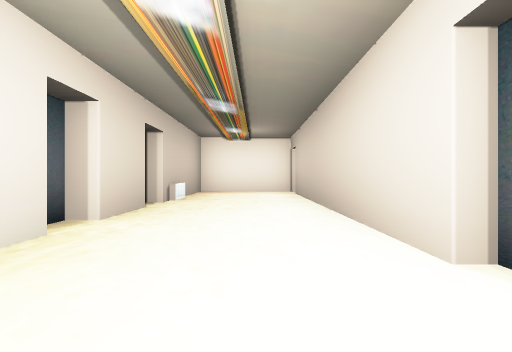
[1] (above)

16 first-person views from a walk through a world built for the Gazebo simulator. The camera is 0.72 m above the floor, looks level and sees 75° across. The floor is counted in squares, 2 m on a side. Each view is taken from the middle of a square. On the plan, view 1 faces up. The plan holds only what a view shows up to about 9 squares ahead; the rest is blank.

[2]
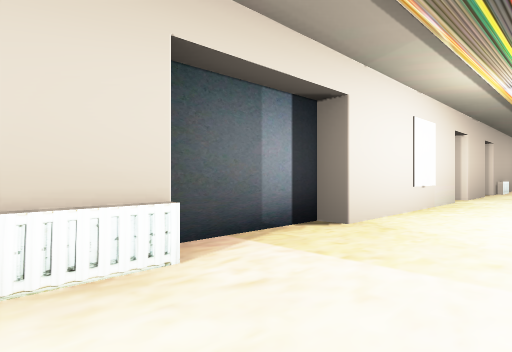

[3]
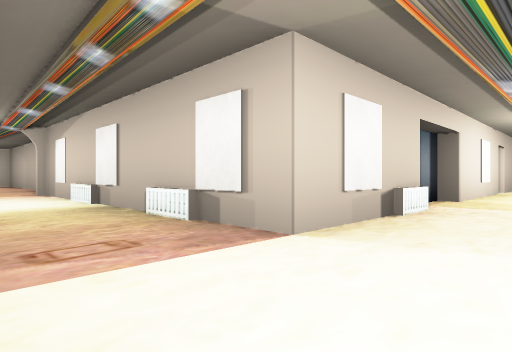

[4]
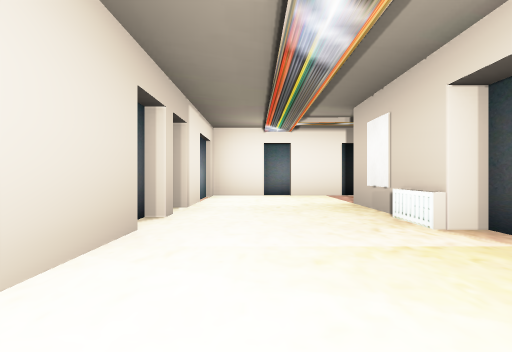

[5]
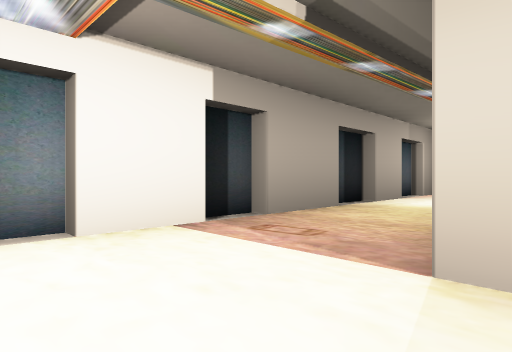

[6]
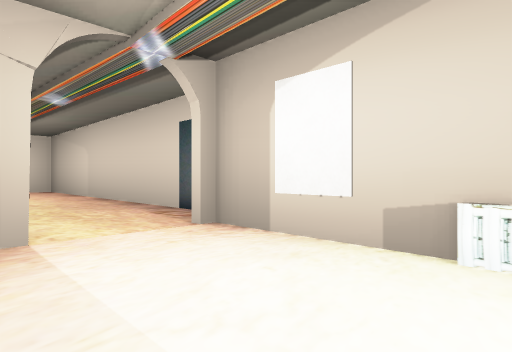

[7]
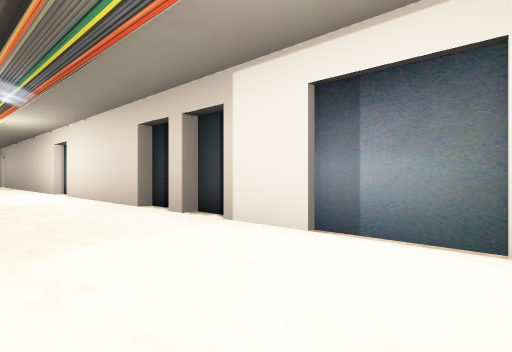

[8]
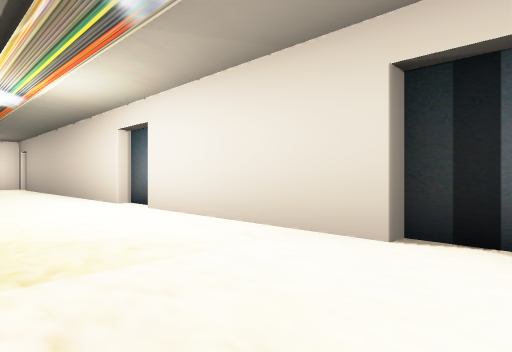

[9]
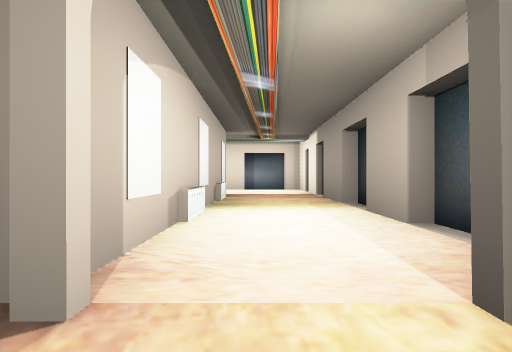

[10]
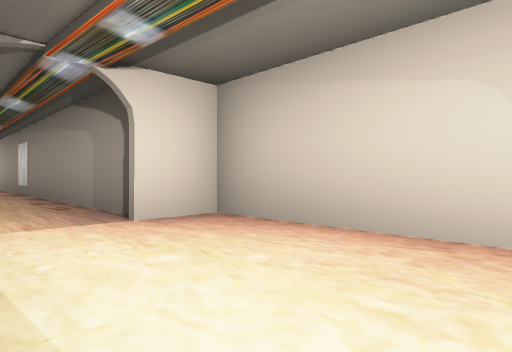

[11]
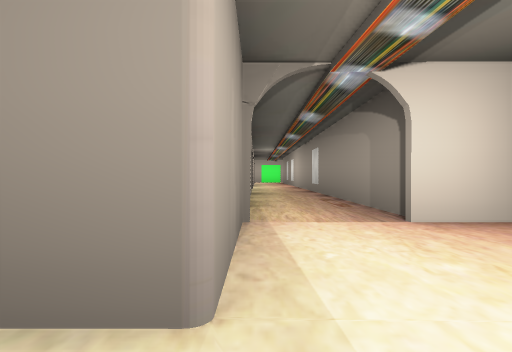

[12]
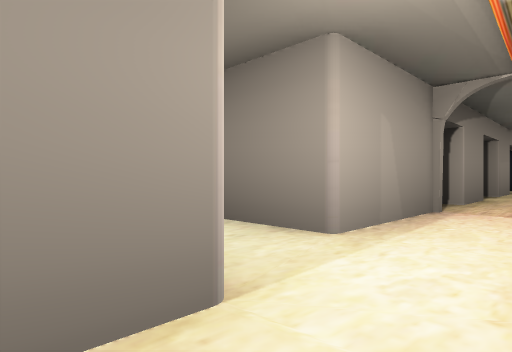

[13]
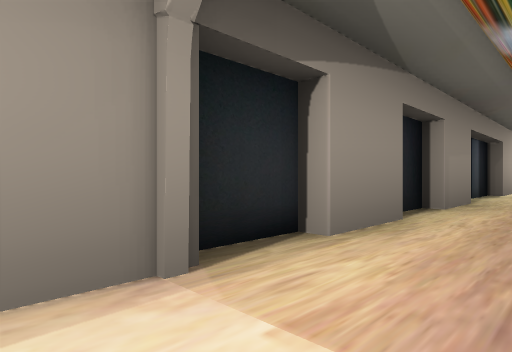

[14]
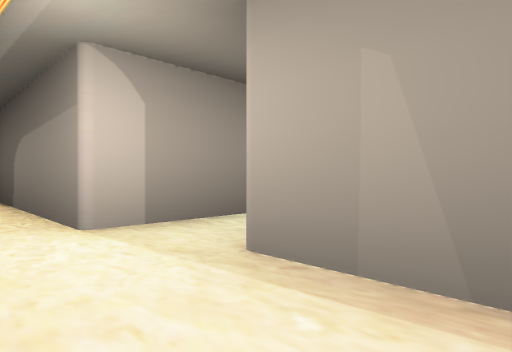

[15]
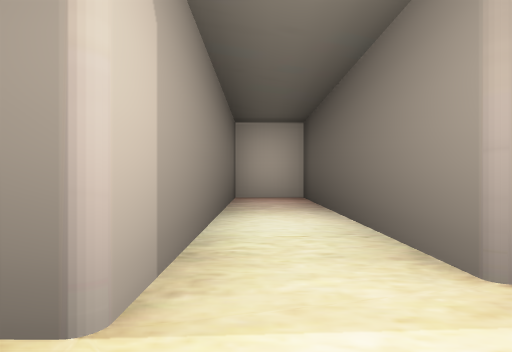

[16]
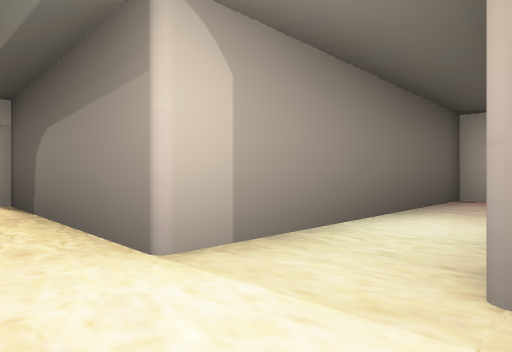

### Floor plan
Ten units are one square. View 1 is at (0, 0); x grows to the right and y downward. Boxes are objects, and circles mark ways between rooms. Rooms are numbered by the first view taken in them; rooms with no view inside come last. Other rooms are left out.
<svg viewBox="-190 -82 205 193">
<path fill="none" stroke="#000" d="M-16 7 -16 22 -13 22 -13 44 -72 44M8 22 8 -6M10 -9 10 -14M10 30 10 21M8 -13 8 -68M-13 -21 -13 7M10 36 10 31M-13 -39 -13 -26M-16 61 -6 61M-2 61 8 61 8 37M-7 64 -1 64M-24 64 -16 64M-36 61 -22 61M-46 63 -35 64M-55 61 -45 61M-80 40 -104 40M-65 63 -54 63M-70 61 -65 61M9 -77 -13 -77 -13 -45M-106 57 -70 57M-139 61 -118 61 -118 106 -107 106 -106 57M-104 40 -136 39 -136 47M-159 61 -146 61M-170 63 -164 63M-147 63 -139 63M-181 61 -169 61M-136 47 -185 47"/>
<circle cx="-100" cy="50" r="3" fill="#2a7"/>
<circle cx="-140" cy="50" r="3" fill="#2a7"/>
<text x="-10" y="10">1</text>
<text x="-110" y="70">2</text>
<text x="-160" y="50">3</text>
</svg>
Room 1 opens to room 2. Room 2 opens to room 3.

Where each view was taken, in squares from view 1:
view 1: 0 up, 0 right, facing up
view 2: 3 down, 0 right, facing up-left
view 3: 6 down, 0 right, facing up-left
view 4: 0 up, 0 right, facing down
view 5: 4 down, 0 right, facing down-left
view 6: 6 down, 5 left, facing up-left
view 7: 6 down, 1 left, facing up-right
view 8: 3 down, 1 left, facing up-right
view 9: 5 down, 8 left, facing right
view 10: 6 down, 11 left, facing up-left
view 11: 6 down, 11 left, facing left
view 12: 5 down, 10 left, facing down-left
view 13: 5 down, 13 left, facing down-left
view 14: 5 down, 13 left, facing down-right
view 15: 5 down, 11 left, facing down
view 16: 5 down, 12 left, facing down-right
